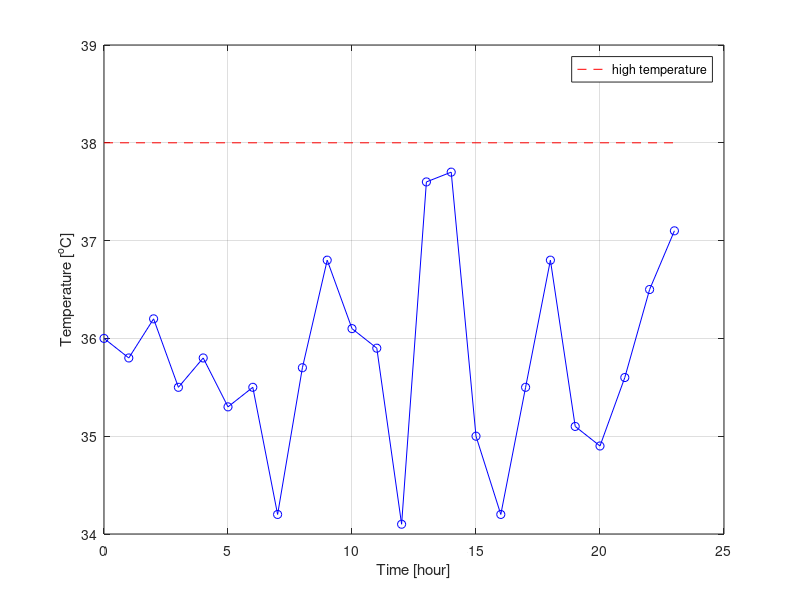
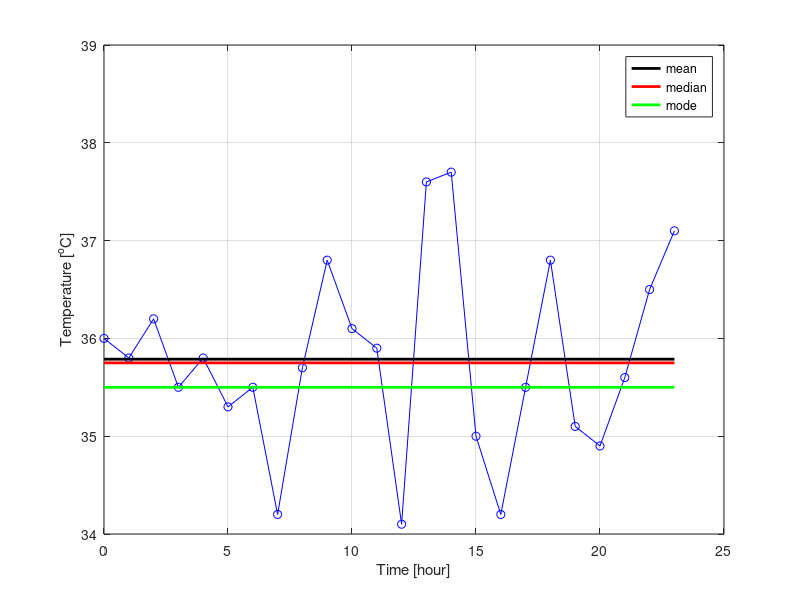
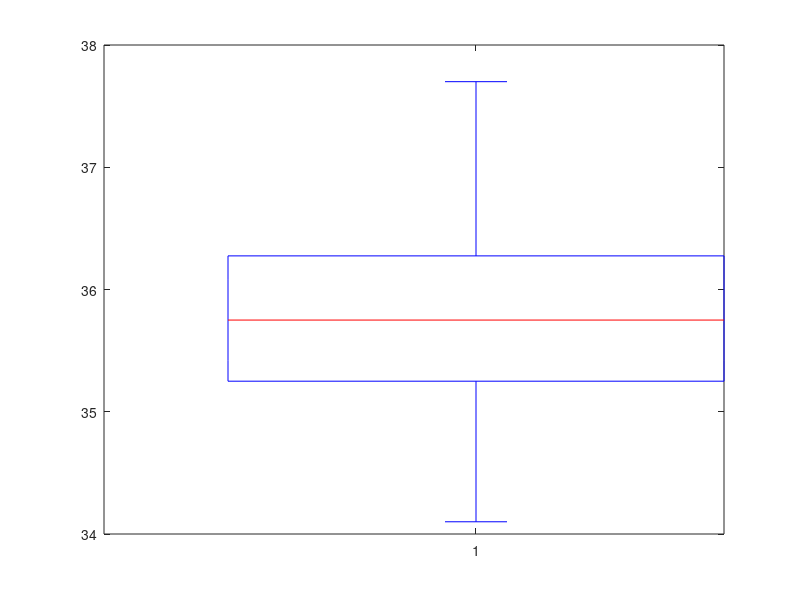

Here is the MATLAB script that generated these plots, in order: (Note: this script raises an error after producing the figures.)
%% load recorded data
time        = 0:23; %[hour] 24-hour clock
temperature = [36 35.8 36.2 35.5 35.8 35.3 35.5 34.2 35.7 36.8 36.1 35.9 ...
               34.1 37.6 37.7 35 34.2 35.5 36.8 35.1 34.9 35.6 36.5 37.1]; %[degree Celsius] day1

%% section "A plot and a table"
figure;
h1 = plot(time,temperature,'bo-'); hold on;
h2 = plot([0 23],38*[1 1],'r--', 'displayname','high temperature');
xlabel('Time [hour]')
ylabel('Temperature [^oC]')
grid on;
ylim([34 39]);
legend(h2, 'location','northeast');

%% section "Maximum, minimum and range"
max(temperature)
min(temperature)
range(temperature)

%% section "Mean, median, mode"
mean(temperature)
sort(temperature)
median(temperature)
mode(temperature)

%% section "Mean, median, mode: visualization"
figure;
h1 = plot(time,temperature,'bo-', 'displayname',''); hold on;
h2 = plot([0 23],mean(temperature)*[1 1],'k-', 'linewidth',2, 'displayname','mean');
h3 = plot([0 23],median(temperature)*[1 1],'r-', 'linewidth',2, 'displayname','median');
h4 = plot([0 23],mode(temperature)*[1 1],'g-', 'linewidth',2, 'displayname','mode');
xlabel('Time [hour]');
ylabel('Temperature [^oC]');
grid on;
ylim([34 39]);
legend([h2 h3 h4]); 


%% section "Boxplot"
figure;
h = boxplot(temperature);
set(h,{'linew'},{2}); 
grid on;
ylabel('Temperature [^oC]');
ylim([34 39]);
xlabel('Day');

%% section "Variance, standard deviation"
figure;
h1 = plot(time,temperature,'bo-', 'displayname','data x'); hold on;
h2 = plot([0 23],mean(temperature)*[1 1],'k-', 'linewidth',2, 'displayname',['mean \mu=',num2str(mean(temperature),"%.1f")]);
h3 = plot([0 23],mean(temperature)+std(temperature)*[1 1],'k--', 'linewidth',2, 'displayname',['\mu+\sigma=',num2str(mean(temperature)+std(temperature),"%.1f")]);
h4 = plot([0 23],mean(temperature)-std(temperature)*[1 1],'--', 'color',.7*[1 1 1], 'linewidth',2, 'displayname',['\mu-\sigma=',num2str(mean(temperature)-std(temperature),"%.1f")]);
xlabel('Time [hour]');
ylabel('Temperature [^oC]');
grid on;
ylim([34 39]);
legend([h1 h2 h3 h4]);

%% section "Variance, standard deviation: usage"
x = temperature;
mu = mean(temperature);
y = mu + .5*(x-mu); %[degree Celsius]

figure;
h1 = plot(time,y,'bo-', 'displayname','data y'); hold on;
h2 = plot([0 23],mean(y)*[1 1],'k-', 'linewidth',2, 'displayname',['mean \mu=',num2str(mean(y),"%.1f")]);
h3 = plot([0 23],mean(y)+std(y)*[1 1],'k--', 'linewidth',2, 'displayname',['\mu+\sigma_y=',num2str(mean(y)+std(y),"%.1f")]);
h4 = plot([0 23],mean(y)-std(y)*[1 1],'--', 'color',.7*[1 1 1], 'linewidth',2, 'displayname',['\mu-\sigma_y=',num2str(mean(y)-std(y),"%.1f")]);
xlabel('Time [hour]');
ylabel('Temperature [^oC]');
grid on;
ylim([34 39]);
legend([h1 h2 h3 h4]);

%% section "The histogram"
x = temperature;

figure;
h1 = plot(time,temperature,'bo-', 'displayname','data x'); hold on;
xlabel('Time [hour]');
ylabel('Temperature [^oC]');
grid on;
ylim([34 39]);
legend(h1);

f=figure;
set(f,'position',[609 342 439 420])
nbins = 6; %choose
hist(x,nbins);
xlim([34 39]);
set(gca,'xdir','reverse'); %alternatively use GUI: right click on the axes of the figure> Open Property Inspector > Rulers > XDir > reverse
xlabel('Temperature [^oC]')
ylabel('Number of points')
grid on;
legend(['nbins=',num2str(nbins,"%d")], 'location','northwest');

%% section "Probability distribution (PDF)"
%choose
x = linspace(34,39,1e2);
mu = min(x) + range(x)/2;
sigma = 1;

%consequence
y = exp(-.5*power((x-mu)/sigma,2))/(sigma*sqrt(2*pi));

f = figure;
f.Position=[f.Position(1:2) 238*ones(1,2)];
plot(x,y); grid on;
set(gca,'xdir','reverse'); %alternatively use GUI: right click on the axes of the figure> Open Property Inspector > Rulers > XDir > reverse
xlabel('Temperature x [^oC]');
ylabel("P(x)");
title("PDF");
axis tight; 

%% slide "Normal (Gaussian) distribution"
figure;
mu=0;
sigma=1;
plot(x,normpdf(x,mu,sigma), 'linewidth',2, 'displayname',['Normal (Gaussian),\newline{} \mu=',num2str(mu,"%.1f"),' (mean),\newline{} \sigma=',num2str(sigma,"%.1f"), ' (std dev)']); hold on;
grid on;
xlabel('x'); ylabel('P(x)');
%title("Normal (Gaussian) distribution");
legend('show', 'location','northwest');

%% slide "Student's t-distribution"
figure;
nu_dof = 5; %choose
plot(x,tpdf(x,nu_dof), 'linewidth',2, 'displayname',['Student`s t, \nu=',num2str(nu_dof,"%d"),' (dof)']); hold on;
grid on;
xlabel('x'); ylabel('P(x)');
%title("Probability distributions (PDFs)");
legend('show');
ylim([0 .42]);


figure;
nu_dof=1; h1 = plot(x,tpdf(x,nu_dof), 'linewidth',2, 'displayname',['Student`s t, \nu=',num2str(nu_dof,"%d"),' (dof)']); hold on;
nu_dof=3; h2 = plot(x,tpdf(x,nu_dof), 'linewidth',2, 'displayname',['Student`s t, \nu=',num2str(nu_dof,"%d"),' (dof)']); hold on;
nu_dof=5; h3 = plot(x,tpdf(x,nu_dof), 'linewidth',2, 'displayname',['Student`s t, \nu=',num2str(nu_dof,"%d"),' (dof)']); hold on;
          h4 = plot(x,normpdf(x,0.,1.),'k-', 'linewidth',2, 'displayname',['Normal (Gaussian),\newline{} \mu=',num2str(mu,"%.1f"),' (mean),\newline{} \sigma=',num2str(sigma,"%.1f"), ' (std dev)']); hold on;
grid on;
xlabel('x'); ylabel('P(x)');
%title("Probability distributions (PDFs)");
legend([h1 h2 h3 h4]);
ylim([0 .42]);



%% section "\chi^2 distribution"
x = linspace(-5,5,1e2); %choose

mu = 0; %mean
sigma = 1;
y_npdf = normpdf(x,mu,sigma);

nu_dof = 3; %choose
y_tpdf = tpdf(x,nu_dof);

k_dof = 2.1;
y_chiSqpdf = chi2pdf(x,k_dof);

%%%% compared study of multiple distributions
figure;
plot(x,y_npdf, 'linewidth',2, 'displayname',['Normal (Gaussian),\newline{} \mu=',num2str(mu,"%.1f"),' (mean),\newline{} \sigma=',num2str(sigma,"%.1f"), ' (std dev)']); hold on;
plot(x,y_tpdf, 'linewidth',2, 'displayname',['Student t, \nu=',num2str(nu_dof,"%d"),' (dof)']); hold on;
plot(x,y_chiSqpdf, 'linewidth',2, 'displayname',['\chi^2, k=',num2str(k_dof,"%.2f"),' (dof)']); hold on;
grid on;
xlabel('x'); ylabel('P(x)');
title("Probability distributions (PDFs)");
legend('show');


%% section "Correlation"
x1 = temperature; %[degree Celsius]

rng(22); %fix random seed for repeatability purpose 
x2 = x1 + randn(size(x1)); %[degree Celsius]

figure;
h1 = plot(time,x1,'bo-', 'linewidth',2, 'displayname','day1: data x_1'); hold on;
h2 = plot(time,x2,'mo-', 'linewidth',2, 'displayname','day2: data x_2');
xlabel('Time [hour]');
ylabel('Temperature [^oC]');
grid on;
ylim([34 39]);
legend('show', 'location','northwest');

figure;
plot(x1(1:end),x2(1:end),'bo', 'linewidth',2, 'displayname','(x_1,x_2) exp data'); grid on; 
xlabel('x_1 [^oC]');
ylabel('x_2 [^oC]');
axis equal; 
xlim([34 39]);
ylim([34 39]);

%% slide "Simple linear regression"
%WIP

%% slide "Time series"
%%%% histogram corresponding to gamma=2
f=figure;
set(f,'position',[609 342 439 420])
nbins = 6; %choose
hist(x2,nbins);
xlim([34 39]);
set(gca,'xdir','reverse'); %alternatively use GUI: right click on the axes of the figure> Open Property Inspector > Rulers > XDir > reverse
xlabel('Temperature [^oC]')
ylabel('Number of points')
grid on;
legend(['nbins=',num2str(nbins,"%d")], 'location','northwest');

%%%% histogram corresponding to time=2:00
gamma_max = 30;
x2D = [x1; ...
       x2; ...
       ones(gamma_max,1).*x + randn(gamma_max,length(x1))] ; %multivariate time series 

f=figure;
set(f,'position',[609 342 439 420])
nbins = 6; %choose
k = 3; %choose
hist(x2D(:,k),nbins);
xlim([34 39]);
%set(gca,'xdir','reverse'); %alternatively use GUI: right click on the axes of the figure> Open Property Inspector > Rulers > XDir > reverse
xlabel('Temperature [^oC]')
ylabel('Number of points')
grid on;
legend(['nbins=',num2str(nbins,"%d")], 'location','northwest');

%%
